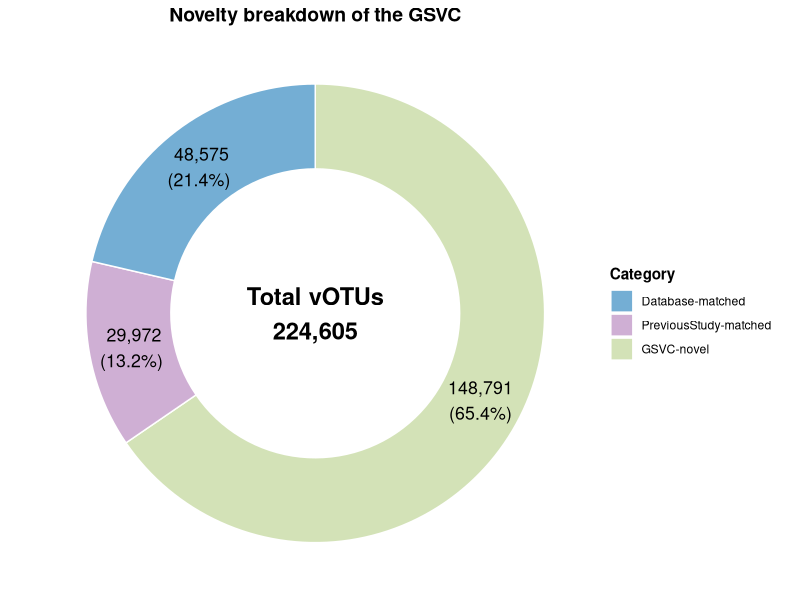

Recreate this plot in R.
# GSVC_github publication script
# =============================================================================
# GSVC paper figure script (standalone copy for publication reproducibility)
# Regenerate: python paper_figure_scripts/generate_paper_scripts.py
# =============================================================================
args <- commandArgs(trailingOnly = FALSE)
sp <- sub("^--file=", "", args[grep("^--file=", args)])
PHAGE_ROOT <- if (length(sp) && nzchar(sp)) {
  normalizePath(file.path(dirname(sp), "../.."), winslash = "/", mustWork = FALSE)
} else {
  normalizePath(getwd(), winslash = "/", mustWork = FALSE)
}
if (!file.exists(file.path(PHAGE_ROOT, "FINAL_all_projects_Count_matrix.tsv"))) {
  ev <- Sys.getenv("PHAGE_PROJECT_ROOT", "")
  if (nzchar(ev)) PHAGE_ROOT <- normalizePath(ev, winslash = "/")
}
OUT_DIR <- file.path(PHAGE_ROOT, "Scripts", "output")
dir.create(OUT_DIR, recursive = TRUE, showWarnings = FALSE)
setwd(PHAGE_ROOT)



# Load libraries
library(ggplot2)
library(dplyr)

# 1. Prepare data
data <- data.frame(
  category = c("Database-matched", "PreviousStudy-matched", "GSVC-novel"),
  count = c(48575, 29972, 148791) 
)

# 2. Compute percentages and label positions (key step)
data <- data %>%
  mutate(category = factor(category, levels = c("Database-matched", "PreviousStudy-matched", "GSVC-novel"))) %>%
  arrange(desc(category)) %>% # Sort to match stack order
  mutate(
    percentage = count / sum(count),
    # Midpoint of each slice for label placement
    pos = cumsum(count) - (count / 2),
    label_text = paste0(format(count, big.mark=","), "\n(", round(percentage * 100, 1), "%)")
  )

# 3. Set colors
my_colors <- c("Database-matched" = "#74AED4", 
               "PreviousStudy-matched" = "#CFAFD4", 
               "GSVC-novel" = "#D3E2B7") 

# 4. Plot
p <- ggplot(data, aes(x = 3, y = count, fill = category)) +
  geom_bar(stat = "identity", color = "white", width = 1) +
  coord_polar(theta = "y") +
  # Text label layer
  geom_text(aes(y = pos, label = label_text), 
            x = 3,           # x=3 centers text in each ring segment
            color = "black", # Adjust for background contrast if needed
            size = 4.5) +
  xlim(0.8, 3.5) +
  theme_void() + 
  scale_fill_manual(values = my_colors) +
  annotate("text", x = 0.8, y = 0, label = paste0("Total vOTUs\n", "224,605"), 
           size = 6, fontface = "bold") +
  labs(title = "Novelty breakdown of the GSVC",
       fill = "Category") +
  theme(legend.position = "right",
        plot.title = element_text(hjust = 0.5, face = "bold", size = 14),
        legend.title = element_text(face = "bold"))

# 5. Save
ggsave("Figure_1g_Novelty_Breakdown_with_labels.pdf", 
       plot = p, 
       width = 7,      # Extra width for legend
       height = 6, 
       device = cairo_pdf) # cairo_pdf embeds fonts better
